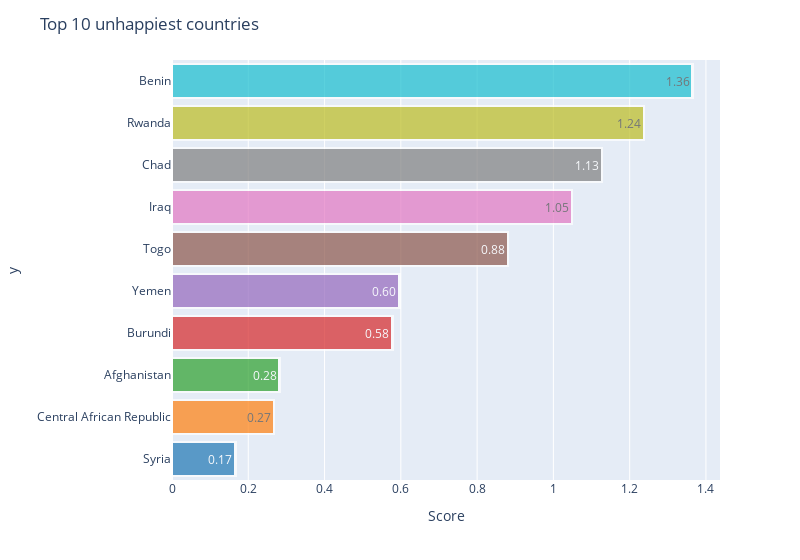

Source (notebook cell):
### Code cell
lowest10_show(df=complete_data_2015)

### Figure 1 — Plotly figure (JSON) as saved in the notebook; plotly's stock layout.template omitted (floating-point values rounded to 4 significant figures)
{"data": [{"alignmentgroup": "True", "hovertemplate": "color=Syria<br>Score=%{text}<br>y=%{y}<extra></extra>", "legendgroup": "Syria", "marker": {"color": "#1F77B4", "line": {"color": "rgb(255,255,255)", "width": 2.5}}, "name": "Syria", "offsetgroup": "Syria", "opacity": 0.7, "orientation": "h", "showlegend": true, "text": [0.166], "textposition": "inside", "texttemplate": "%{text:0.2f}", "type": "bar", "x": [0.166], "xaxis": "x", "y": ["Syria"], "yaxis": "y"}, {"alignmentgroup": "True", "hovertemplate": "color=Central African Republic<br>Score=%{text}<br>y=%{y}<extra></extra>", "legendgroup": "Central African Republic", "marker": {"color": "#FF7F0E", "line": {"color": "rgb(255,255,255)", "width": 2.5}}, "name": "Central African Republic", "offsetgroup": "Central African Republic", "opacity": 0.7, "orientation": "h", "showlegend": true, "text": [0.268], "textposition": "inside", "texttemplate": "%{text:0.2f}", "type": "bar", "x": [0.268], "xaxis": "x", "y": ["Central African Republic"], "yaxis": "y"}, {"alignmentgroup": "True", "hovertemplate": "color=Afghanistan<br>Score=%{text}<br>y=%{y}<extra></extra>", "legendgroup": "Afghanistan", "marker": {"color": "#2CA02C", "line": {"color": "rgb(255,255,255)", "width": 2.5}}, "name": "Afghanistan", "offsetgroup": "Afghanistan", "opacity": 0.7, "orientation": "h", "showlegend": true, "text": [0.282], "textposition": "inside", "texttemplate": "%{text:0.2f}", "type": "bar", "x": [0.282], "xaxis": "x", "y": ["Afghanistan"], "yaxis": "y"}, {"alignmentgroup": "True", "hovertemplate": "color=Burundi<br>Score=%{text}<br>y=%{y}<extra></extra>", "legendgroup": "Burundi", "marker": {"color": "#D62728", "line": {"color": "rgb(255,255,255)", "width": 2.5}}, "name": "Burundi", "offsetgroup": "Burundi", "opacity": 0.7, "orientation": "h", "showlegend": true, "text": [0.578], "textposition": "inside", "texttemplate": "%{text:0.2f}", "type": "bar", "x": [0.578], "xaxis": "x", "y": ["Burundi"], "yaxis": "y"}, {"alignmentgroup": "True", "hovertemplate": "color=Yemen<br>Score=%{text}<br>y=%{y}<extra></extra>", "legendgroup": "Yemen", "marker": {"color": "#9467BD", "line": {"color": "rgb(255,255,255)", "width": 2.5}}, "name": "Yemen", "offsetgroup": "Yemen", "opacity": 0.7, "orientation": "h", "showlegend": true, "text": [0.596], "textposition": "inside", "texttemplate": "%{text:0.2f}", "type": "bar", "x": [0.596], "xaxis": "x", "y": ["Yemen"], "yaxis": "y"}, {"alignmentgroup": "True", "hovertemplate": "color=Togo<br>Score=%{text}<br>y=%{y}<extra></extra>", "legendgroup": "Togo", "marker": {"color": "#8C564B", "line": {"color": "rgb(255,255,255)", "width": 2.5}}, "name": "Togo", "offsetgroup": "Togo", "opacity": 0.7, "orientation": "h", "showlegend": true, "text": [0.881], "textposition": "inside", "texttemplate": "%{text:0.2f}", "type": "bar", "x": [0.881], "xaxis": "x", "y": ["Togo"], "yaxis": "y"}, {"alignmentgroup": "True", "hovertemplate": "color=Iraq<br>Score=%{text}<br>y=%{y}<extra></extra>", "legendgroup": "Iraq", "marker": {"color": "#E377C2", "line": {"color": "rgb(255,255,255)", "width": 2.5}}, "name": "Iraq", "offsetgroup": "Iraq", "opacity": 0.7, "orientation": "h", "showlegend": true, "text": [1.049], "textposition": "inside", "texttemplate": "%{text:0.2f}", "type": "bar", "x": [1.049], "xaxis": "x", "y": ["Iraq"], "yaxis": "y"}, {"alignmentgroup": "True", "hovertemplate": "color=Chad<br>Score=%{text}<br>y=%{y}<extra></extra>", "legendgroup": "Chad", "marker": {"color": "#7F7F7F", "line": {"color": "rgb(255,255,255)", "width": 2.5}}, "name": "Chad", "offsetgroup": "Chad", "opacity": 0.7, "orientation": "h", "showlegend": true, "text": [1.127], "textposition": "inside", "texttemplate": "%{text:0.2f}", "type": "bar", "x": [1.127], "xaxis": "x", "y": ["Chad"], "yaxis": "y"}, {"alignmentgroup": "True", "hovertemplate": "color=Rwanda<br>Score=%{text}<br>y=%{y}<extra></extra>", "legendgroup": "Rwanda", "marker": {"color": "#BCBD22", "line": {"color": "rgb(255,255,255)", "width": 2.5}}, "name": "Rwanda", "offsetgroup": "Rwanda", "opacity": 0.7, "orientation": "h", "showlegend": true, "text": [1.237], "textposition": "inside", "texttemplate": "%{text:0.2f}", "type": "bar", "x": [1.237], "xaxis": "x", "y": ["Rwanda"], "yaxis": "y"}, {"alignmentgroup": "True", "hovertemplate": "color=Benin<br>Score=%{text}<br>y=%{y}<extra></extra>", "legendgroup": "Benin", "marker": {"color": "#17BECF", "line": {"color": "rgb(255,255,255)", "width": 2.5}}, "name": "Benin", "offsetgroup": "Benin", "opacity": 0.7, "orientation": "h", "showlegend": true, "text": [1.365], "textposition": "inside", "texttemplate": "%{text:0.2f}", "type": "bar", "x": [1.365], "xaxis": "x", "y": ["Benin"], "yaxis": "y"}], "layout": {"barmode": "stack", "legend": {"title": {"text": "color"}, "tracegroupgap": 0}, "margin": {"t": 60}, "showlegend": false, "title": {"text": "Top 10 unhappiest countries"}, "width": 800, "xaxis": {"anchor": "y", "domain": [0, 1], "title": {"text": "Score"}}, "yaxis": {"anchor": "x", "categoryorder": "total ascending", "domain": [0, 1], "title": {"text": "y"}}}}
